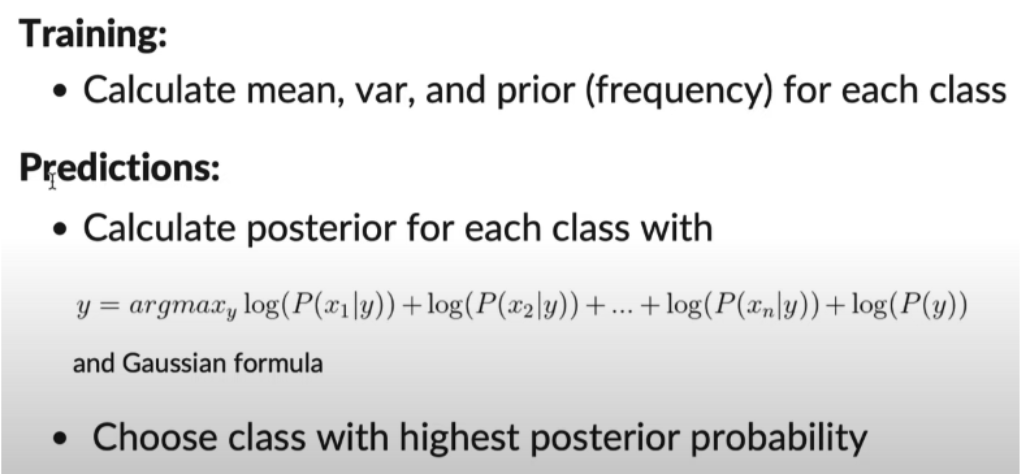
#> input picture supervised-learning/Classification/Naive-Bayes/images/pipeline.png, 1022 x 475 px
$ jupyter execute naive_bayes.ipynb
#> lines starting #> are read from the running program, lines starting #| are printed output that depends on the picture
[cell 1]
import pandas as pd
import numpy as np

[cell 2]
import os

ROOT = os.getcwd()
WORK_DIR = os.path.dirname(ROOT)

[cell 3]
from PIL import Image

Image.open(os.path.join(WORK_DIR, 'images/pipeline.png'))

[cell 4]
Image.open(os.path.join(WORK_DIR, 'images/pdf.png'))
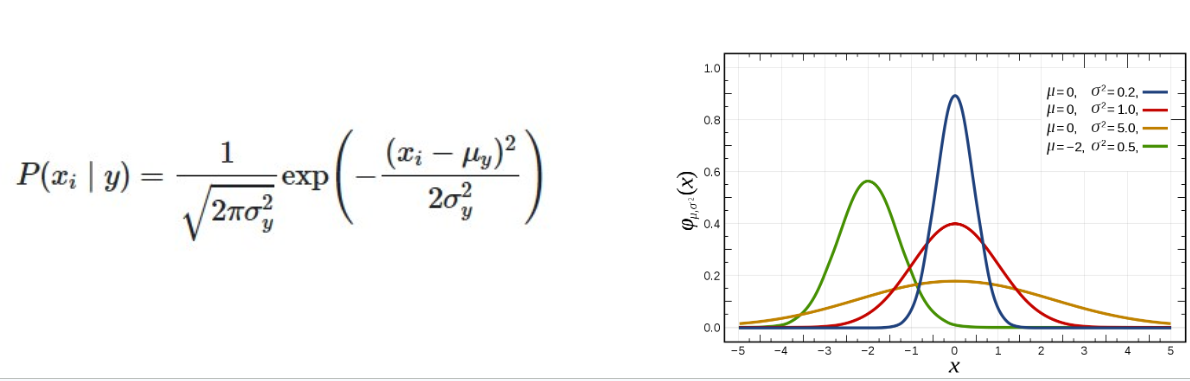
#> input picture supervised-learning/Classification/Naive-Bayes/images/pdf.png, 1190 x 381 px

[cell 5]
class GaussianNB:

    def fit(self, X, y):

        n_samples, n_features = X.shape
        self.classes = np.unique(y)
        n_classes = len(self.classes)

        self.mean = np.zeros((n_classes, n_features), dtype=np.float64)
        self.var = np.zeros((n_classes, n_features), dtype=np.float64)
        self.priors = np.zeros(n_classes, dtype=np.float64)

        for i, c in enumerate(self.classes):
            X_c = X[y == c]
            self.mean[i:] = X_c.mean(axis=0)
            self.var[i:] = X_c.var(axis=0)
            self.priors[i:] = X_c.shape[0] / float(n_samples)


    def predict(self, X):
        y_pred = [self._predict(x) for x in X]
        return np.array(y_pred)


    def _predict(self, x):

        posteriors = []

        for i, c in enumerate(self.classes):
            prior = np.log(self.priors[i])
            posterior = np.sum(np.log(self.gaussian(x, i))) + prior
            posteriors.append(posterior)

        return self.classes[np.argmax(posteriors)]


    def gaussian(self, x, classes_id):
        mean = self.mean[classes_id]
        var = self.var[classes_id]
        numerator = np.exp(- (x-mean)**2 / (2 * var))
        demoninator = np.sqrt(2 * np.pi * var)

        return numerator / demoninator

[cell 6]
from sklearn import datasets

data = datasets.load_iris()

target = pd.DataFrame({'Label': data.target.tolist()}, index=range(len(data.target.tolist())))
target.replace({0: 'Iris-Setosa', 1: 'Iris-Versicolour', 2: 'Iris-Virginica'}, inplace=True)

features = pd.DataFrame({'sepal_length': data.data[:,0].tolist(), 'sepal_width': data.data[:,1].tolist(),
                         'petal_length': data.data[:,2].tolist(), 'petal_width': data.data[:,-1].tolist()}, index=range(len(data.data[:, 0].tolist())))

df = pd.concat([features, target], axis=1)

[cell 7]
from sklearn.model_selection import train_test_split

X = df[['sepal_length', 'sepal_width', 'petal_length', 'petal_width']]
y= df['Label']

X_train, X_test, y_train, y_test = train_test_split(X, y, test_size=0.2)

[cell 8]
X_train = X_train.values
X_test = X_test.values
y_train = y_train.values
y_test = y_test.values

[cell 9]
nb = GaussianNB()
nb.fit(X_train, y_train)

[cell 10]
predict = nb.predict(X_test)

[cell 11]
from sklearn.metrics import accuracy_score
accuracy_score(predict, y_test)

[cell 12]
results = pd.DataFrame(X_test, columns=['sepal_length', 'sepal_width', 'petal_length', 'petal_width'])

[cell 13]
results['label'] = y_test
results['predict'] = predict

[cell 14]
results

[cell 15]
import seaborn as sns
import matplotlib.pyplot as plt

f, axes = plt.subplots(1, 2)
sns.set(rc={'figure.figsize':(20, 10)})
sns.scatterplot(data=results, x="petal_length", y="petal_width", hue="label", ax=axes[0])
sns.scatterplot(data=results, x="petal_length", y="petal_width", hue="predict", ax=axes[1])
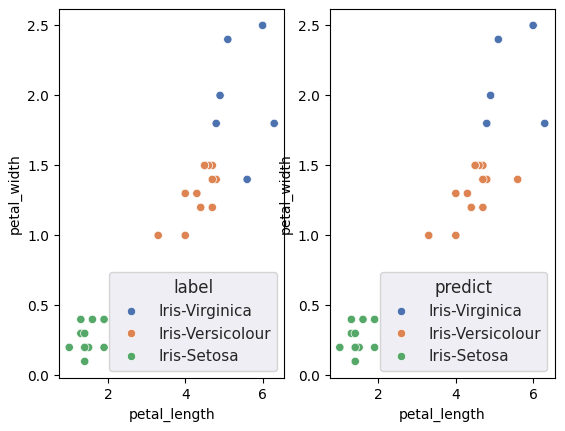
#> figure drawn by matplotlib, 2 panels
